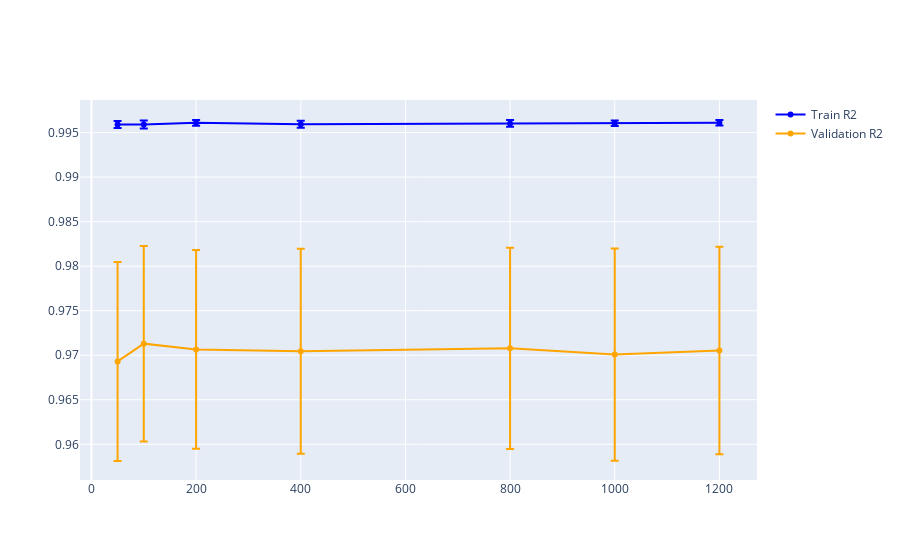

Write notebook code for a chart like this one.
### Code cell
import plotly.graph_objects as go

train_mean = train_scores.mean(axis=1)
train_std = train_scores.std(axis=1)
val_mean = test_scores.mean(axis=1)
val_std = test_scores.std(axis=1)

fig = go.Figure()

# Training
fig.add_trace(go.Scatter(
    x=param_range,
    y=train_mean,
    mode="lines+markers",
    line=dict(color="blue"),
    error_y=dict(
        type="data",
        array=train_std,
        visible=True
    ),
    name="Train R2"
))

# Validation
fig.add_trace(go.Scatter(
    x=param_range,
    y=val_mean,
    mode="lines+markers",
    line=dict(color="orange"),
    error_y=dict(
        type="data",
        array=val_std,
        visible=True
    ),
    name="Validation R2"
))

fig

### Figure 1 — Plotly figure (JSON) as saved in the notebook; plotly's stock layout.template omitted (floating-point values rounded to 4 significant figures)
{"data": [{"error_y": {"array": [0.0003997, 0.0004475, 0.0003208, 0.0003938, 0.0003706, 0.0003155, 0.0003038], "type": "data", "visible": true}, "line": {"color": "blue"}, "mode": "lines+markers", "name": "Train R2", "type": "scatter", "x": [50, 100, 200, 400, 800, 1000, 1200], "y": [0.9959, 0.9959, 0.9961, 0.9959, 0.996, 0.996, 0.9961]}, {"error_y": {"array": [0.01118, 0.01098, 0.01115, 0.01151, 0.0113, 0.01191, 0.01166], "type": "data", "visible": true}, "line": {"color": "orange"}, "mode": "lines+markers", "name": "Validation R2", "type": "scatter", "x": [50, 100, 200, 400, 800, 1000, 1200], "y": [0.9693, 0.9713, 0.9707, 0.9704, 0.9708, 0.9701, 0.9705]}], "layout": {}}
